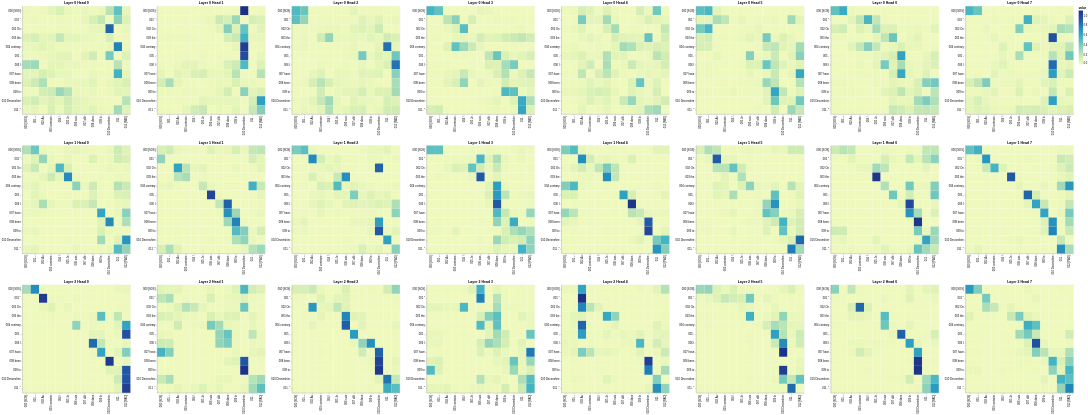

The code cell stored with this chart in its notebook:
### Code cell
get_all_attention_maps("encoder-decoder", layers, heads, encoder_input_tokens, decoder_input_tokens, min(20, sentence_len))

### Figure 1 — Vega-Lite specification as saved in the notebook (floating-point values rounded to 4 significant figures; data arrays with more than 128 entries replaced by an {"elided": "..."} marker saying what was removed)
{"config": {"view": {"continuousWidth": 300, "continuousHeight": 300}}, "vconcat": [{"hconcat": [{"data": {"name": "data-5e4331b8ca4e1211f379efc037d23bee"}, "mark": {"type": "rect"}, "encoding": {"color": {"field": "value", "type": "quantitative"}, "tooltip": [{"field": "row", "type": "quantitative"}, {"field": "column", "type": "quantitative"}, {"field": "value", "type": "quantitative"}, {"field": "row_token", "type": "nominal"}, {"field": "col_token", "type": "nominal"}], "x": {"axis": {"title": ""}, "field": "col_token", "type": "nominal"}, "y": {"axis": {"title": ""}, "field": "row_token", "type": "nominal"}}, "height": 400, "name": "view_49", "title": "Layer 0 Head 0", "width": 400}, {"data": {"name": "data-f1d714dafe6481152db5d8a86e81f573"}, "mark": {"type": "rect"}, "encoding": {"color": {"field": "value", "type": "quantitative"}, "tooltip": [{"field": "row", "type": "quantitative"}, {"field": "column", "type": "quantitative"}, {"field": "value", "type": "quantitative"}, {"field": "row_token", "type": "nominal"}, {"field": "col_token", "type": "nominal"}], "x": {"axis": {"title": ""}, "field": "col_token", "type": "nominal"}, "y": {"axis": {"title": ""}, "field": "row_token", "type": "nominal"}}, "height": 400, "name": "view_50", "title": "Layer 0 Head 1", "width": 400}, {"data": {"name": "data-d67796de6ca4b76665d6cd36b7786394"}, "mark": {"type": "rect"}, "encoding": {"color": {"field": "value", "type": "quantitative"}, "tooltip": [{"field": "row", "type": "quantitative"}, {"field": "column", "type": "quantitative"}, {"field": "value", "type": "quantitative"}, {"field": "row_token", "type": "nominal"}, {"field": "col_token", "type": "nominal"}], "x": {"axis": {"title": ""}, "field": "col_token", "type": "nominal"}, "y": {"axis": {"title": ""}, "field": "row_token", "type": "nominal"}}, "height": 400, "name": "view_51", "title": "Layer 0 Head 2", "width": 400}, {"data": {"name": "data-0610ce883f89dfc01a7017ced6fd803c"}, "mark": {"type": "rect"}, "encoding": {"color": {"field": "value", "type": "quantitative"}, "tooltip": [{"field": "row", "type": "quantitative"}, {"field": "column", "type": "quantitative"}, {"field": "value", "type": "quantitative"}, {"field": "row_token", "type": "nominal"}, {"field": "col_token", "type": "nominal"}], "x": {"axis": {"title": ""}, "field": "col_token", "type": "nominal"}, "y": {"axis": {"title": ""}, "field": "row_token", "type": "nominal"}}, "height": 400, "name": "view_52", "title": "Layer 0 Head 3", "width": 400}, {"data": {"name": "data-1d0cb940cc0ce2000bbe91c3e8ccd307"}, "mark": {"type": "rect"}, "encoding": {"color": {"field": "value", "type": "quantitative"}, "tooltip": [{"field": "row", "type": "quantitative"}, {"field": "column", "type": "quantitative"}, {"field": "value", "type": "quantitative"}, {"field": "row_token", "type": "nominal"}, {"field": "col_token", "type": "nominal"}], "x": {"axis": {"title": ""}, "field": "col_token", "type": "nominal"}, "y": {"axis": {"title": ""}, "field": "row_token", "type": "nominal"}}, "height": 400, "name": "view_53", "title": "Layer 0 Head 4", "width": 400}, {"data": {"name": "data-d20edd712403e5ca51dadd0eb322a536"}, "mark": {"type": "rect"}, "encoding": {"color": {"field": "value", "type": "quantitative"}, "tooltip": [{"field": "row", "type": "quantitative"}, {"field": "column", "type": "quantitative"}, {"field": "value", "type": "quantitative"}, {"field": "row_token", "type": "nominal"}, {"field": "col_token", "type": "nominal"}], "x": {"axis": {"title": ""}, "field": "col_token", "type": "nominal"}, "y": {"axis": {"title": ""}, "field": "row_token", "type": "nominal"}}, "height": 400, "name": "view_54", "title": "Layer 0 Head 5", "width": 400}, {"data": {"name": "data-41a7f1546032c1cfc897206832bc040c"}, "mark": {"type": "rect"}, "encoding": {"color": {"field": "value", "type": "quantitative"}, "tooltip": [{"field": "row", "type": "quantitative"}, {"field": "column", "type": "quantitative"}, {"field": "value", "type": "quantitative"}, {"field": "row_token", "type": "nominal"}, {"field": "col_token", "type": "nominal"}], "x": {"axis": {"title": ""}, "field": "col_token", "type": "nominal"}, "y": {"axis": {"title": ""}, "field": "row_token", "type": "nominal"}}, "height": 400, "name": "view_55", "title": "Layer 0 Head 6", "width": 400}, {"data": {"name": "data-7fb199231ae2fd4e713ba67c5ef05f57"}, "mark": {"type": "rect"}, "encoding": {"color": {"field": "value", "type": "quantitative"}, "tooltip": [{"field": "row", "type": "quantitative"}, {"field": "column", "type": "quantitative"}, {"field": "value", "type": "quantitative"}, {"field": "row_token", "type": "nominal"}, {"field": "col_token", "type": "nominal"}], "x": {"axis": {"title": ""}, "field": "col_token", "type": "nominal"}, "y": {"axis": {"title": ""}, "field": "row_token", "type": "nominal"}}, "height": 400, "name": "view_56", "title": "Layer 0 Head 7", "width": 400}]}, {"hconcat": [{"data": {"name": "data-0430747596ba97adce8ba221ced1a5a2"}, "mark": {"type": "rect"}, "encoding": {"color": {"field": "value", "type": "quantitative"}, "tooltip": [{"field": "row", "type": "quantitative"}, {"field": "column", "type": "quantitative"}, {"field": "value", "type": "quantitative"}, {"field": "row_token", "type": "nominal"}, {"field": "col_token", "type": "nominal"}], "x": {"axis": {"title": ""}, "field": "col_token", "type": "nominal"}, "y": {"axis": {"title": ""}, "field": "row_token", "type": "nominal"}}, "height": 400, "name": "view_57", "title": "Layer 1 Head 0", "width": 400}, {"data": {"name": "data-5620af09f30b8b3153d603c6dd00b5a2"}, "mark": {"type": "rect"}, "encoding": {"color": {"field": "value", "type": "quantitative"}, "tooltip": [{"field": "row", "type": "quantitative"}, {"field": "column", "type": "quantitative"}, {"field": "value", "type": "quantitative"}, {"field": "row_token", "type": "nominal"}, {"field": "col_token", "type": "nominal"}], "x": {"axis": {"title": ""}, "field": "col_token", "type": "nominal"}, "y": {"axis": {"title": ""}, "field": "row_token", "type": "nominal"}}, "height": 400, "name": "view_58", "title": "Layer 1 Head 1", "width": 400}, {"data": {"name": "data-a4240b66dae9d009153f76595d0f83b4"}, "mark": {"type": "rect"}, "encoding": {"color": {"field": "value", "type": "quantitative"}, "tooltip": [{"field": "row", "type": "quantitative"}, {"field": "column", "type": "quantitative"}, {"field": "value", "type": "quantitative"}, {"field": "row_token", "type": "nominal"}, {"field": "col_token", "type": "nominal"}], "x": {"axis": {"title": ""}, "field": "col_token", "type": "nominal"}, "y": {"axis": {"title": ""}, "field": "row_token", "type": "nominal"}}, "height": 400, "name": "view_59", "title": "Layer 1 Head 2", "width": 400}, {"data": {"name": "data-42b3c18211f2c69a3b02b828b3569200"}, "mark": {"type": "rect"}, "encoding": {"color": {"field": "value", "type": "quantitative"}, "tooltip": [{"field": "row", "type": "quantitative"}, {"field": "column", "type": "quantitative"}, {"field": "value", "type": "quantitative"}, {"field": "row_token", "type": "nominal"}, {"field": "col_token", "type": "nominal"}], "x": {"axis": {"title": ""}, "field": "col_token", "type": "nominal"}, "y": {"axis": {"title": ""}, "field": "row_token", "type": "nominal"}}, "height": 400, "name": "view_60", "title": "Layer 1 Head 3", "width": 400}, {"data": {"name": "data-908f2b28e2b4d62a335cfe217e69a0e5"}, "mark": {"type": "rect"}, "encoding": {"color": {"field": "value", "type": "quantitative"}, "tooltip": [{"field": "row", "type": "quantitative"}, {"field": "column", "type": "quantitative"}, {"field": "value", "type": "quantitative"}, {"field": "row_token", "type": "nominal"}, {"field": "col_token", "type": "nominal"}], "x": {"axis": {"title": ""}, "field": "col_token", "type": "nominal"}, "y": {"axis": {"title": ""}, "field": "row_token", "type": "nominal"}}, "height": 400, "name": "view_61", "title": "Layer 1 Head 4", "width": 400}, {"data": {"name": "data-fcacaefd1d6a29d72ae18dbf5ce32c23"}, "mark": {"type": "rect"}, "encoding": {"color": {"field": "value", "type": "quantitative"}, "tooltip": [{"field": "row", "type": "quantitative"}, {"field": "column", "type": "quantitative"}, {"field": "value", "type": "quantitative"}, {"field": "row_token", "type": "nominal"}, {"field": "col_token", "type": "nominal"}], "x": {"axis": {"title": ""}, "field": "col_token", "type": "nominal"}, "y": {"axis": {"title": ""}, "field": "row_token", "type": "nominal"}}, "height": 400, "name": "view_62", "title": "Layer 1 Head 5", "width": 400}, {"data": {"name": "data-028e0c3e39b246b0cd8435c9e3171d1a"}, "mark": {"type": "rect"}, "encoding": {"color": {"field": "value", "type": "quantitative"}, "tooltip": [{"field": "row", "type": "quantitative"}, {"field": "column", "type": "quantitative"}, {"field": "value", "type": "quantitative"}, {"field": "row_token", "type": "nominal"}, {"field": "col_token", "type": "nominal"}], "x": {"axis": {"title": ""}, "field": "col_token", "type": "nominal"}, "y": {"axis": {"title": ""}, "field": "row_token", "type": "nominal"}}, "height": 400, "name": "view_63", "title": "Layer 1 Head 6", "width": 400}, {"data": {"name": "data-0f066f63c665606b42a1bd710ce33701"}, "mark": {"type": "rect"}, "encoding": {"color": {"field": "value", "type": "quantitative"}, "tooltip": [{"field": "row", "type": "quantitative"}, {"field": "column", "type": "quantitative"}, {"field": "value", "type": "quantitative"}, {"field": "row_token", "type": "nominal"}, {"field": "col_token", "type": "nominal"}], "x": {"axis": {"title": ""}, "field": "col_token", "type": "nominal"}, "y": {"axis": {"title": ""}, "field": "row_token", "type": "nominal"}}, "height": 400, "name": "view_64", "title": "Layer 1 Head 7", "width": 400}]}, {"hconcat": [{"data": {"name": "data-1f2aec3352780493a19cb2b79c41f081"}, "mark": {"type": "rect"}, "encoding": {"color": {"field": "value", "type": "quantitative"}, "tooltip": [{"field": "row", "type": "quantitative"}, {"field": "column", "type": "quantitative"}, {"field": "value", "type": "quantitative"}, {"field": "row_token", "type": "nominal"}, {"field": "col_token", "type": "nominal"}], "x": {"axis": {"title": ""}, "field": "col_token", "type": "nominal"}, "y": {"axis": {"title": ""}, "field": "row_token", "type": "nominal"}}, "height": 400, "name": "view_65", "title": "Layer 2 Head 0", "width": 400}, {"data": {"name": "data-ef7fcffee305af2e8860304e8e8d2ba5"}, "mark": {"type": "rect"}, "encoding": {"color": {"field": "value", "type": "quantitative"}, "tooltip": [{"field": "row", "type": "quantitative"}, {"field": "column", "type": "quantitative"}, {"field": "value", "type": "quantitative"}, {"field": "row_token", "type": "nominal"}, {"field": "col_token", "type": "nominal"}], "x": {"axis": {"title": ""}, "field": "col_token", "type": "nominal"}, "y": {"axis": {"title": ""}, "field": "row_token", "type": "nominal"}}, "height": 400, "name": "view_66", "title": "Layer 2 Head 1", "width": 400}, {"data": {"name": "data-6f4c2c76b1568c568b858b43b9f331ee"}, "mark": {"type": "rect"}, "encoding": {"color": {"field": "value", "type": "quantitative"}, "tooltip": [{"field": "row", "type": "quantitative"}, {"field": "column", "type": "quantitative"}, {"field": "value", "type": "quantitative"}, {"field": "row_token", "type": "nominal"}, {"field": "col_token", "type": "nominal"}], "x": {"axis": {"title": ""}, "field": "col_token", "type": "nominal"}, "y": {"axis": {"title": ""}, "field": "row_token", "type": "nominal"}}, "height": 400, "name": "view_67", "title": "Layer 2 Head 2", "width": 400}, {"data": {"name": "data-3477f4a6a399a7143b5a9a2fee53f0f0"}, "mark": {"type": "rect"}, "encoding": {"color": {"field": "value", "type": "quantitative"}, "tooltip": [{"field": "row", "type": "quantitative"}, {"field": "column", "type": "quantitative"}, {"field": "value", "type": "quantitative"}, {"field": "row_token", "type": "nominal"}, {"field": "col_token", "type": "nominal"}], "x": {"axis": {"title": ""}, "field": "col_token", "type": "nominal"}, "y": {"axis": {"title": ""}, "field": "row_token", "type": "nominal"}}, "height": 400, "name": "view_68", "title": "Layer 2 Head 3", "width": 400}, {"data": {"name": "data-1468178034e8821837edc2a1bb90d923"}, "mark": {"type": "rect"}, "encoding": {"color": {"field": "value", "type": "quantitative"}, "tooltip": [{"field": "row", "type": "quantitative"}, {"field": "column", "type": "quantitative"}, {"field": "value", "type": "quantitative"}, {"field": "row_token", "type": "nominal"}, {"field": "col_token", "type": "nominal"}], "x": {"axis": {"title": ""}, "field": "col_token", "type": "nominal"}, "y": {"axis": {"title": ""}, "field": "row_token", "type": "nominal"}}, "height": 400, "name": "view_69", "title": "Layer 2 Head 4", "width": 400}, {"data": {"name": "data-3cf5db34d46bc4f527addf2fc971e0d5"}, "mark": {"type": "rect"}, "encoding": {"color": {"field": "value", "type": "quantitative"}, "tooltip": [{"field": "row", "type": "quantitative"}, {"field": "column", "type": "quantitative"}, {"field": "value", "type": "quantitative"}, {"field": "row_token", "type": "nominal"}, {"field": "col_token", "type": "nominal"}], "x": {"axis": {"title": ""}, "field": "col_token", "type": "nominal"}, "y": {"axis": {"title": ""}, "field": "row_token", "type": "nominal"}}, "height": 400, "name": "view_70", "title": "Layer 2 Head 5", "width": 400}, {"data": {"name": "data-c239fe5ea438cab9ec31d49d062457ad"}, "mark": {"type": "rect"}, "encoding": {"color": {"field": "value", "type": "quantitative"}, "tooltip": [{"field": "row", "type": "quantitative"}, {"field": "column", "type": "quantitative"}, {"field": "value", "type": "quantitative"}, {"field": "row_token", "type": "nominal"}, {"field": "col_token", "type": "nominal"}], "x": {"axis": {"title": ""}, "field": "col_token", "type": "nominal"}, "y": {"axis": {"title": ""}, "field": "row_token", "type": "nominal"}}, "height": 400, "name": "view_71", "title": "Layer 2 Head 6", "width": 400}, {"data": {"name": "data-5822fbca0f4e2c5d68ab0b198fe30a10"}, "mark": {"type": "rect"}, "encoding": {"color": {"field": "value", "type": "quantitative"}, "tooltip": [{"field": "row", "type": "quantitative"}, {"field": "column", "type": "quantitative"}, {"field": "value", "type": "quantitative"}, {"field": "row_token", "type": "nominal"}, {"field": "col_token", "type": "nominal"}], "x": {"axis": {"title": ""}, "field": "col_token", "type": "nominal"}, "y": {"axis": {"title": ""}, "field": "row_token", "type": "nominal"}}, "height": 400, "name": "view_72", "title": "Layer 2 Head 7", "width": 400}]}], "params": [{"name": "param_49", "select": {"type": "interval", "encodings": ["x", "y"]}, "bind": "scales", "views": ["view_49"]}, {"name": "param_50", "select": {"type": "interval", "encodings": ["x", "y"]}, "bind": "scales", "views": ["view_50"]}, {"name": "param_51", "select": {"type": "interval", "encodings": ["x", "y"]}, "bind": "scales", "views": ["view_51"]}, {"name": "param_52", "select": {"type": "interval", "encodings": ["x", "y"]}, "bind": "scales", "views": ["view_52"]}, {"name": "param_53", "select": {"type": "interval", "encodings": ["x", "y"]}, "bind": "scales", "views": ["view_53"]}, {"name": "param_54", "select": {"type": "interval", "encodings": ["x", "y"]}, "bind": "scales", "views": ["view_54"]}, {"name": "param_55", "select": {"type": "interval", "encodings": ["x", "y"]}, "bind": "scales", "views": ["view_55"]}, {"name": "param_56", "select": {"type": "interval", "encodings": ["x", "y"]}, "bind": "scales", "views": ["view_56"]}, {"name": "param_57", "select": {"type": "interval", "encodings": ["x", "y"]}, "bind": "scales", "views": ["view_57"]}, {"name": "param_58", "select": {"type": "interval", "encodings": ["x", "y"]}, "bind": "scales", "views": ["view_58"]}, {"name": "param_59", "select": {"type": "interval", "encodings": ["x", "y"]}, "bind": "scales", "views": ["view_59"]}, {"name": "param_60", "select": {"type": "interval", "encodings": ["x", "y"]}, "bind": "scales", "views": ["view_60"]}, {"name": "param_61", "select": {"type": "interval", "encodings": ["x", "y"]}, "bind": "scales", "views": ["view_61"]}, {"name": "param_62", "select": {"type": "interval", "encodings": ["x", "y"]}, "bind": "scales", "views": ["view_62"]}, {"name": "param_63", "select": {"type": "interval", "encodings": ["x", "y"]}, "bind": "scales", "views": ["view_63"]}, {"name": "param_64", "select": {"type": "interval", "encodings": ["x", "y"]}, "bind": "scales", "views": ["view_64"]}, {"name": "param_65", "select": {"type": "interval", "encodings": ["x", "y"]}, "bind": "scales", "views": ["view_65"]}, {"name": "param_66", "select": {"type": "interval", "encodings": ["x", "y"]}, "bind": "scales", "views": ["view_66"]}, {"name": "param_67", "select": {"type": "interval", "encodings": ["x", "y"]}, "bind": "scales", "views": ["view_67"]}, {"name": "param_68", "select": {"type": "interval", "encodings": ["x", "y"]}, "bind": "scales", "views": ["view_68"]}, {"name": "param_69", "select": {"type": "interval", "encodings": ["x", "y"]}, "bind": "scales", "views": ["view_69"]}, {"name": "param_70", "select": {"type": "interval", "encodings": ["x", "y"]}, "bind": "scales", "views": ["view_70"]}, {"name": "param_71", "select": {"type": "interval", "encodings": ["x", "y"]}, "bind": "scales", "views": ["view_71"]}, {"name": "param_72", "select": {"type": "interval", "encodings": ["x", "y"]}, "bind": "scales", "views": ["view_72"]}], "$schema": "https://vega.github.io/schema/vega-lite/v5.14.1.json", "datasets": {"data-5e4331b8ca4e1211f379efc037d23bee": {"elided": "156 records"}, "data-f1d714dafe6481152db5d8a86e81f573": {"elided": "156 records"}, "data-d67796de6ca4b76665d6cd36b7786394": {"elided": "156 records"}, "data-0610ce883f89dfc01a7017ced6fd803c": {"elided": "156 records"}, "data-1d0cb940cc0ce2000bbe91c3e8ccd307": {"elided": "156 records"}, "data-d20edd712403e5ca51dadd0eb322a536": {"elided": "156 records"}, "data-41a7f1546032c1cfc897206832bc040c": {"elided": "156 records"}, "data-7fb199231ae2fd4e713ba67c5ef05f57": {"elided": "156 records"}, "data-0430747596ba97adce8ba221ced1a5a2": {"elided": "156 records"}, "data-5620af09f30b8b3153d603c6dd00b5a2": {"elided": "156 records"}, "data-a4240b66dae9d009153f76595d0f83b4": {"elided": "156 records"}, "data-42b3c18211f2c69a3b02b828b3569200": {"elided": "156 records"}, "data-908f2b28e2b4d62a335cfe217e69a0e5": {"elided": "156 records"}, "data-fcacaefd1d6a29d72ae18dbf5ce32c23": {"elided": "156 records"}, "data-028e0c3e39b246b0cd8435c9e3171d1a": {"elided": "156 records"}, "data-0f066f63c665606b42a1bd710ce33701": {"elided": "156 records"}, "data-1f2aec3352780493a19cb2b79c41f081": {"elided": "156 records"}, "data-ef7fcffee305af2e8860304e8e8d2ba5": {"elided": "156 records"}, "data-6f4c2c76b1568c568b858b43b9f331ee": {"elided": "156 records"}, "data-3477f4a6a399a7143b5a9a2fee53f0f0": {"elided": "156 records"}, "data-1468178034e8821837edc2a1bb90d923": {"elided": "156 records"}, "data-3cf5db34d46bc4f527addf2fc971e0d5": {"elided": "156 records"}, "data-c239fe5ea438cab9ec31d49d062457ad": {"elided": "156 records"}, "data-5822fbca0f4e2c5d68ab0b198fe30a10": {"elided": "156 records"}}}
